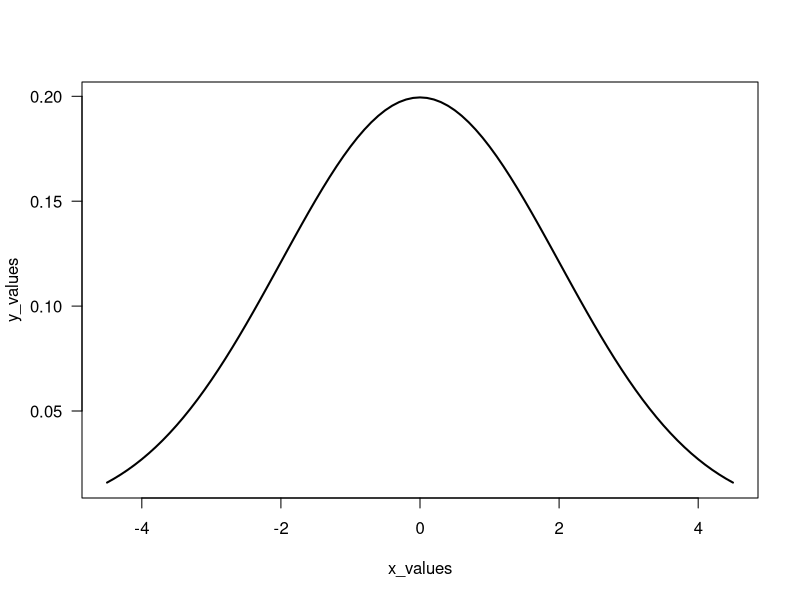
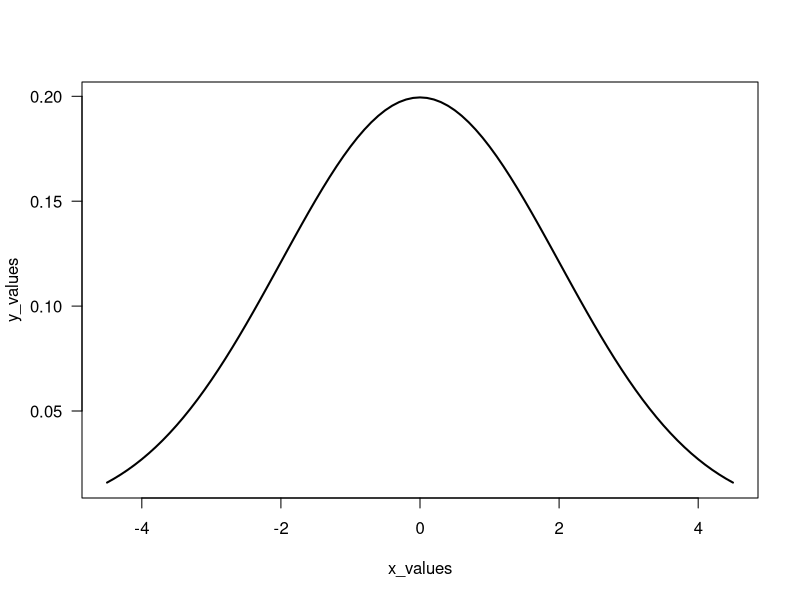
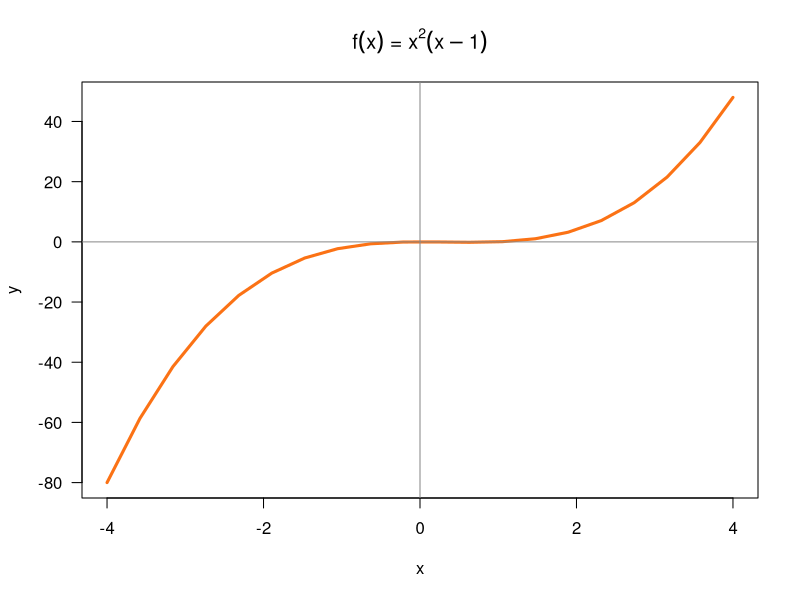
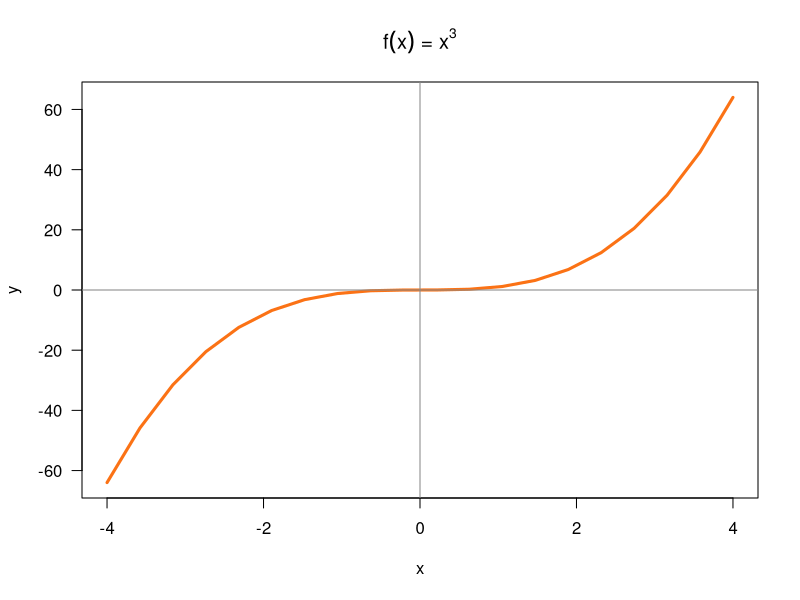
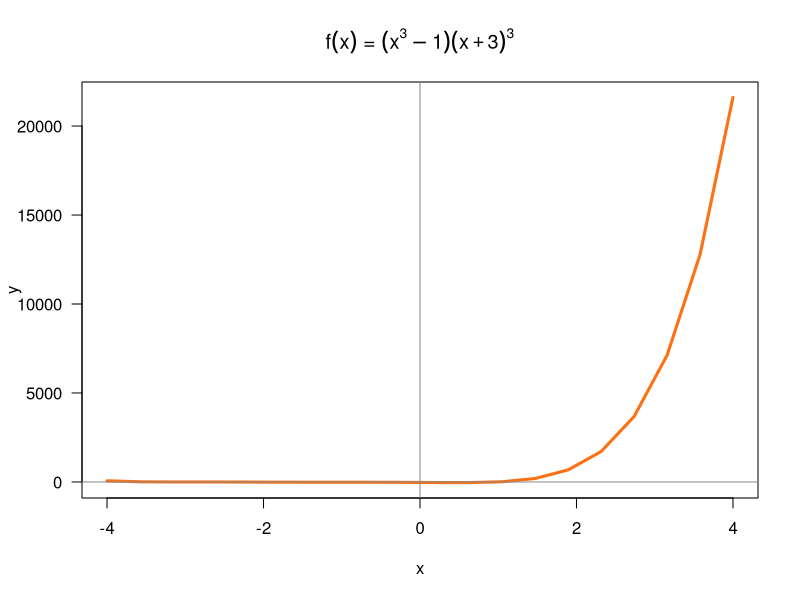
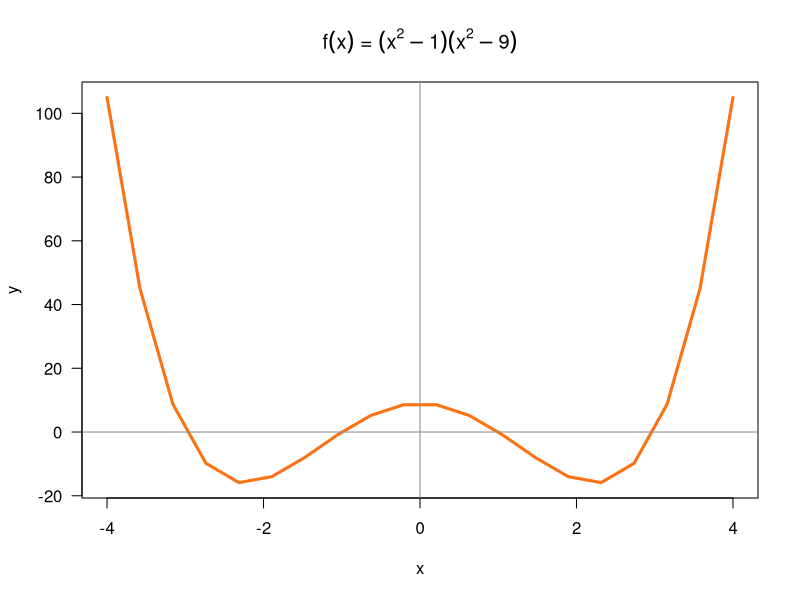

Recreate these plots in R, in order.
## ---- chunk 1
# your function f()
f <- function(x) {x^2}
## ---- chunk 2
# your function g()
g <- function(x) {(2*x)+5}
## ---- chunk 3
f(2)
f(-5)

g(0)
g(-5/2)
## ---- chunk 4
# your function fog()
fog <- function(x) {f(g(x))}
## ---- chunk 5
# your function gof()
gof <- function(x) {g(f(x))}
## ---- chunk 6
fog(2)
fog(-5)

gof(0)
gof(-5/2)
## ---- chunk 7
# your pythagoras() function
pythogoras <- function(a, b) { sqrt(a^2 + b^2)}
## ---- chunk 8
# your test
pythogoras(3, 4)
## ---- chunk 9
# your test
pythogoras<- function(a) {sqrt(a^2 + a^2)}
pythogoras(5)
## ---- chunk 10
miles2kms <- function(x) {
  x * 1.6
}
## ---- chunk 11
miles <- c(1:100)
kms <- miles2kms(miles)
milesNkms <- data.frame(miles, kms)
## ---- chunk 12
# your gallons2liters() function
gallon2liters <- function(x) {x * 3.78541}
## ---- chunk 13
# your liters2gallons() function

liters2gallons <- function(x) {1/(gallon2liters(x))}
## ---- chunk 14
liters = c(1:10, seq(20,100,10))
galons = liters2gallons(liters)
data.frame(liters,galons)
## ---- chunk 15
# your code
seconds2years <- function(x) {x/31536000}
seconds2years(1000000000)
## ---- chunk 16
# your code
gaussian <- function(x,mu,sigma) {1/(sigma * sqrt(2 * pi)) * exp(-0.5 * ((x-mu)/sigma)^2) }
## ---- chunk 17
# compare with dnorm()
gaussian(1,0,2)
dnorm(x = 1, mean = 0, sd = 2)
## ---- chunk 18
# you should get a plot like this one
x_values <- seq(from = -4.5, to = 4.5, by = 0.1)
y_values <- dnorm(x_values, mean = 0, sd = 2)
plot(x_values, y_values, las = 1, type = "l", lwd = 2)
## ---- chunk 19
# your code
x_values <- seq(from = -4.5, to = 4.5, by = 0.1)
y_values <- gaussian(x_values, 0, 2)
plot(x_values, y_values, las = 1, type = "l", lwd = 2)
## ---- chunk 20
poly1 <- function(x) {
  (x^2) * (x - 1)
}
## ---- chunk 21
# set of points
x <- seq(-4, 4, length.out = 20)
y <- poly1(x)

# graph polynomial
plot(x, y, type = 'l', lwd = 3, col = "#FB7215", las = 1)
abline(h = 0, v = 0, col = '#888888aa', lwd = 1.5)
title(main = expression(paste(f(x), ' = ', x^2, (x - 1))))
## ---- chunk 22
poly2 <- function(x) {x^3}
# set of points
x <- seq(-4, 4, length.out = 20)
y <- poly2(x)

# graph polynomial
plot(x, y, type = 'l', lwd = 3, col = "#FB7215", las = 1)
abline(h = 0, v = 0, col = '#888888aa', lwd = 1.5)
title(main = expression(paste(f(x), ' = ', x^3)))
## ---- chunk 23
poly3 <- function(x) {(x^3 - 1) * (x + 3)^3}
# set of points
x <- seq(-4, 4, length.out = 20)
y <- poly3(x)

# graph polynomial
plot(x, y, type = 'l', lwd = 3, col = "#FB7215", las = 1)
abline(h = 0, v = 0, col = '#888888aa', lwd = 1.5)
title(main = expression(paste(f(x), ' = ', (x^3 - 1) * (x + 3)^3)))
## ---- chunk 24
poly4 <- function(x) {(x^2 - 1) * (x^2 - 9)}
# set of points
x <- seq(-4, 4, length.out = 20)
y <- poly4(x)

# graph polynomial
plot(x, y, type = 'l', lwd = 3, col = "#FB7215", las = 1)
abline(h = 0, v = 0, col = '#888888aa', lwd = 1.5)
title(main = expression(paste(f(x), ' = ', (x^2 - 1) * (x^2 - 9))))
## ---- chunk 25
# your descriptive() function
descriptive <- function(x) {
  minimum = min(x) 
  q1 = quantile(x,0.25)
  med = median(x)
  q3 = quantile(x, 0.75)
  maximum = max(x)
  range = maximum - minimum
  iqr = q3 - q1
  sd = sd(x)
  Description = c('min'= minimum, 'q1' = q1, 'med' = med, 'q3' = q3,'max' =  maximum,'range' = range, 'iqr' = iqr,'sd' = sd)
  return(Description)
}
  descriptive(c(1:10))
## ---- chunk 26
choose(n = 5, k = 2)
## ---- chunk 27
factorial(4)
## ---- chunk 28
combinations <- function(n, k) { factorial(n)/(factorial(k) * factorial(n - k))}
combinations(n = 5, k = 2)
## ---- chunk 29
binom_prob <- function(n, k, prob) { combinations(n = n, k = k) * (prob ^ k) * (1 - prob) ^ (n - k)}
binom_prob(n = 5, k = 2, prob = 0.5)

## ---- chunk 30
binom_prob(5, 3, 0.35)
binom_prob(10, 3, 1/6)
## ---- chunk 31
z <- 100*pi
# Fill in the following if-else statements. You may (or may not) 
# have to add or subtract else if or else statements.
if (z < 0) { # Replace TRUE with a condition.
 z <- 0 
} else if ( z > 100) { # Replace TRUE with a condition.
  z <- 100
} 

## ---- chunk 32
y <- 1 # Change this value!

if (y > 0) {
  print("positive")
} else if (y < 0) {
  print("negative")
} else {
  print("zero?")
}
## ---- chunk 33
is_even <- function(x) {
  if (!is.numeric(x)) {
    return(NA)
  } else if (x %% 2 == 0 ) {
    return(TRUE)
  } else {
    return(FALSE)
  }
}


## ---- chunk 34
is_odd <- function(x) {
  return(!is_even(x))
}
## ---- chunk 35
# Convert the day of the week into a number.
day <- "Tuesday" # Change this value!

if (day == 'Sunday') {
  num_day <- 1
} else {
  if (day == "Monday") {
    num_day <- 2
  } else {
    if (day == "Tuesday") {
      num_day <- 3
    } else {
      if (day == "Wednesday") {
        num_day <- 4
      } else {
        if (day == "Thursday") {
          num_day <- 5
        } else {
          if (day == "Friday") {
            num_day <- 6
          } else {
            if (day == "Saturday") {
              num_day <- 7
            }
          }
        }
      }
    }
  }
}


num_day
## ---- chunk 36
grade <- function(score) {
  if (score > 100 || score < 0) {
    return("score must be number between 0 and 100")
  } else if (score >= 90) {
  return('A')
} else if (score >= 80) {
  return('B')
} else if (score >= 70) {
  return('C')
} else if (score >= 60) {
  return('D')
} else {
  return('F')
}
}
## ---- chunk 37
# Convert the day of the week into a number.
day <- "Tuesday" # Change this value!

switch(day, # The expression to be evaluated.
  Sunday = 1,
  Monday = 2,
  Tuesday = 3,
  Wednesday = 4,
  Thursday = 5,
  Friday = 6,
  Saturday = 7,
  NA) # an (optional) default value if there are no matches
## ---- chunk 38
# Convert a number into a day of the week.
day_num <- 1 # Change this value!

switch(day_num,
  "Sunday",
  "Monday",
  "Tuesday",
  "Wednesday",
  "Thursday",
  "Friday",
  "Saturday")
## ---- chunk 39
miles2inches <- function(x = 1) { x * 63360}
## ---- chunk 40
miles2feet <- function(x = 1) { x * 5280}
## ---- chunk 41
miles2yards <- function(x = 1) { x * 1760}
## ---- chunk 42
miles2meters <- function(x = 1) { x / 0.00062137}
## ---- chunk 43
miles2kms <- function(x = 1) { x / 0.62137}

## ---- chunk 44
convert <- function(x, to) {
  switch(to,
        'in' = miles2inches(x),
        'ft' = miles2feet(x),
        'yd' = miles2yards(x),
        'm' = miles2meters(x),
        'km' = miles2kms(x))
}
